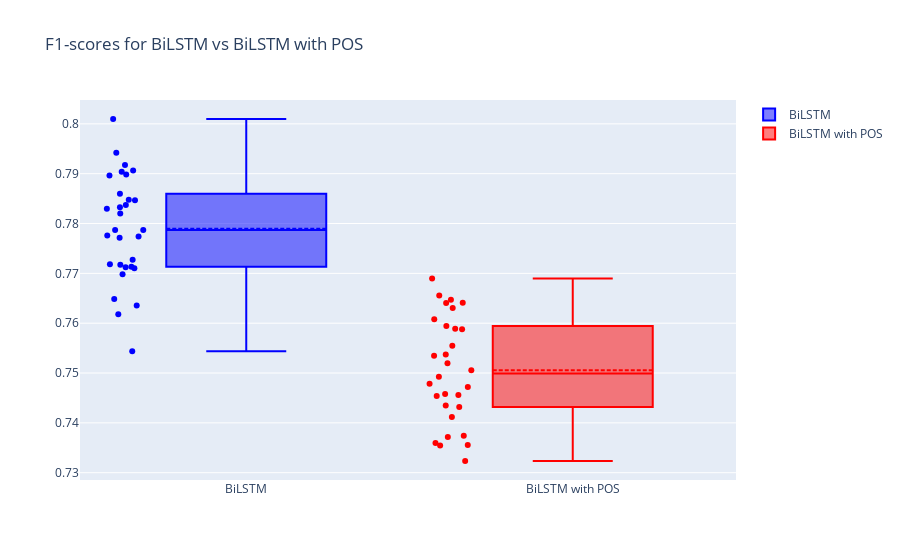

Write notebook code for a chart like this one.
### Markdown cell above
### Comparison

### Code cell
import plotly.express as px
import plotly.graph_objects as go
import pandas as pd

df_bilstm_results = pd.DataFrame(bilstm_results)
df_bilstm_with_pos_results = pd.DataFrame(bilstm_with_pos_results)

fig = go.Figure()

fig.add_trace(
    go.Box(
        y=df_bilstm_results["f1_scores"],
        name="BiLSTM",
        boxmean=True,
        boxpoints="all",
        marker=dict(color="blue"),
    )
)

fig.add_trace(
    go.Box(
        y=df_bilstm_with_pos_results["f1_scores"],
        name="BiLSTM with POS",
        boxmean=True,
        boxpoints="all",
        marker=dict(color="red"),
    )
)

fig.update_layout(title="F1-scores for BiLSTM vs BiLSTM with POS")

fig.show()

### Figure 1 — Plotly figure (JSON) as saved in the notebook; plotly's stock layout.template omitted (floating-point values rounded to 4 significant figures)
{"data": [{"boxmean": true, "boxpoints": "all", "marker": {"color": "blue"}, "name": "BiLSTM", "type": "box", "y": [0.7837, 0.7848, 0.7833, 0.7917, 0.7774, 0.7896, 0.801, 0.771, 0.783, 0.7776, 0.7728, 0.7713, 0.7712, 0.782, 0.7635, 0.7698, 0.7942, 0.7898, 0.7717, 0.7772, 0.7904, 0.7847, 0.7787, 0.786, 0.7787, 0.7544, 0.7618, 0.7648, 0.7718, 0.7907]}, {"boxmean": true, "boxpoints": "all", "marker": {"color": "red"}, "name": "BiLSTM with POS", "type": "box", "y": [0.7505, 0.7372, 0.7535, 0.7374, 0.7519, 0.7458, 0.7454, 0.7435, 0.7594, 0.7537, 0.7647, 0.736, 0.7412, 0.7588, 0.764, 0.7589, 0.7493, 0.7354, 0.7323, 0.7608, 0.7555, 0.7656, 0.7631, 0.7456, 0.7641, 0.7472, 0.7432, 0.7356, 0.769, 0.7479]}], "layout": {"title": {"text": "F1-scores for BiLSTM vs BiLSTM with POS"}}}
